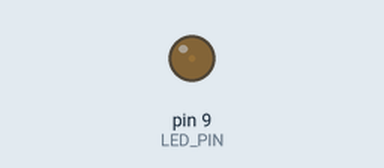
This sketch was run on a simulated Arduino Uno, built with avr-gcc and run on an emulated ATmega328P. Shown: output pins drawn as LEDs (lit = HIGH).

Above: at 0.05 s.
At 0.35 s:
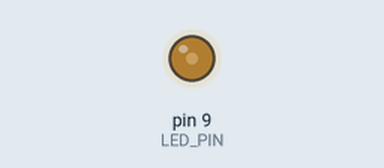
At 0.45 s:
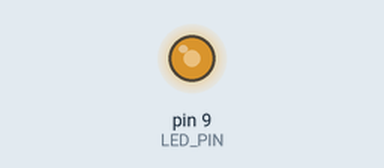
At 0.6 s:
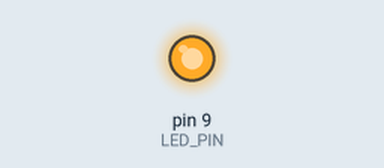
Timing chart, 0 to 3.0 s (numbered marks = the images above):
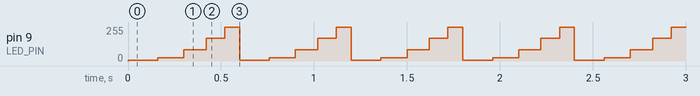

Measured:
- by itself, pin 9 (LED_PIN): repeats every 0.60 s: 25/255 0.14 s, 85/255 0.12 s, 170/255 0.10 s, 255/255 0.08 s, 5/255 0.16 s

The sketch:

led_pin.ino
```cpp
#define LED_PIN 9

void setup() {
  // put your setup code here, to run once:
  pinMode(LED_PIN, OUTPUT);
}

void loop() {
  // put your main code here, to run repeatedly:
  analogWrite(LED_PIN, 5);
  delay(160);
  analogWrite(LED_PIN, 25);
  delay(140);
  analogWrite(LED_PIN, 85);
  delay(120);
  analogWrite(LED_PIN, 170);
  delay(100);
  analogWrite(LED_PIN, 255);
  delay(80);
}
```
